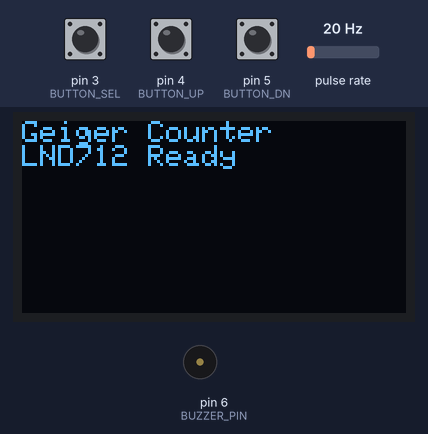
This sketch was run on a simulated Arduino Uno, built with avr-gcc and run on an emulated ATmega328P. Shown: 128×64 one-colour display, buzzer (waves = sounding). Wiring (inferred from the names in the program): pulse sensor: data pin 2. The test bench sets the inputs (shaded band); at power-on: pin 3 (BUTTON_SEL) HIGH, pulse rate 20 Hz, pin 4 (BUTTON_UP) HIGH, pin 5 (BUTTON_DN) HIGH. What the sketch prints to the serial monitor is not drawn.

Above: at 4.2 s.
4.3 s: pin 3 (BUTTON_SEL) pulled LOW for 0.15 s
At 13.9 s:
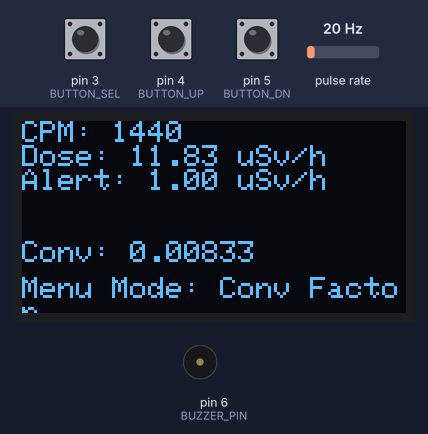
24.6 s: pin 3 (BUTTON_SEL) pulled LOW for 0.15 s
At 34.2 s:
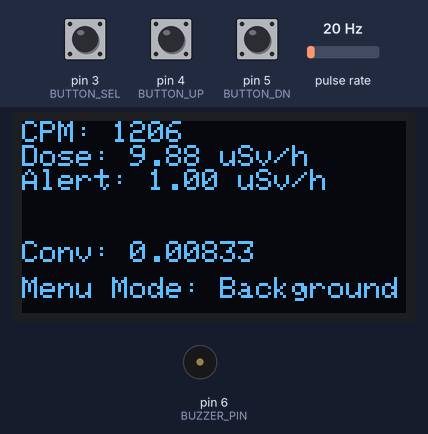
34.7 s: pulse rate (sensor on pin 2) set to 4 Hz
At 44.5 s:
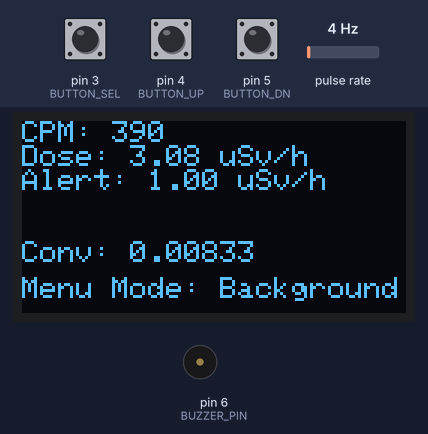
54.7 s: pin 3 (BUTTON_SEL) pulled LOW for 3.2 s
At 64.0 s:
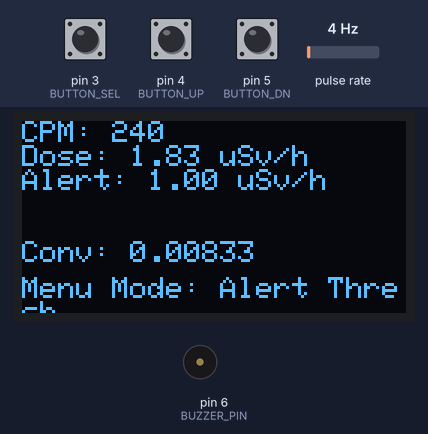
64.8 s: pin 4 (BUTTON_UP) pulled LOW for 0.15 s
At 74.4 s:
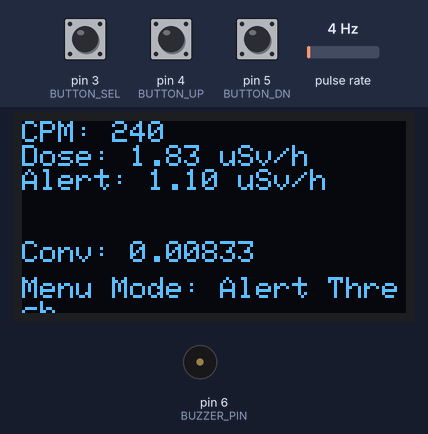
74.8 s: pin 3 (BUTTON_SEL) pulled LOW for 0.15 s
At 84.6 s:
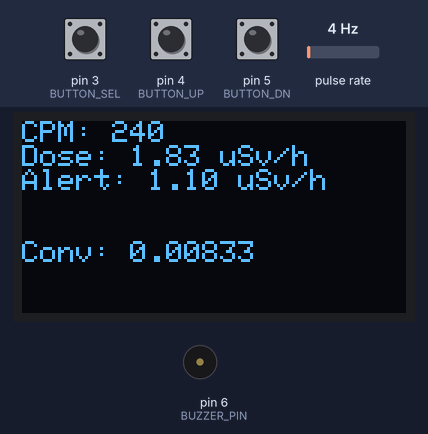
Timing chart, 0 to 86.1 s (numbered marks = the images above; inputs shaded):
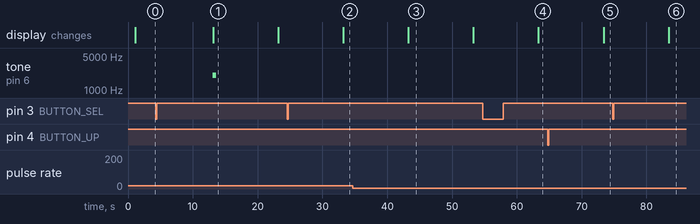

The sketch:

geiger_counter_manual.ino
```cpp
/*
 * ไกเกอร์เคาน์เตอร์ด้วย Arduino Pro Mini + LND712
 *
 * ถอดความจาก "คู่มือสร้างไกเกอร์เคาน์เตอร์ด้วย Arduino Pro Mini และ LND712"
 * ที่อาจารย์มอบให้ (PDF สแกน 15 หน้า, ส่วนโค้ดอยู่หน้า 4-12)
 *
 * *** ไฟล์นี้ไม่ใช่ firmware ของเครื่อง Telepole ***
 * ของเราอยู่ที่ firmware/telepole_gm/ ซึ่งไม่มีจอและไม่มีปุ่ม
 * ไฟล์นี้ทำไว้เพื่อให้รันตามคู่มือได้ตรง ๆ
 *
 * ฟีเจอร์ตามคู่มือ:
 *   - นับพัลส์จากหลอด LND712 (ขา D2, interrupt)
 *   - แสดง CPM และ uSv/h บนจอ OLED I2C
 *   - ปุ่มปรับค่า Conversion Factor, Background และ Alert Threshold
 *   - ส่งข้อมูลทาง Bluetooth ไปยังสมาร์ทโฟน
 *   - เสียงเตือนเมื่อรังสีเกินค่า Alert Threshold
 *
 * ไลบรารีที่ต้องติดตั้งใน Arduino IDE ก่อนคอมไพล์:
 *   - Adafruit SSD1306
 *   - Adafruit GFX Library
 *   (SoftwareSerial มีมากับ IDE อยู่แล้ว)
 *
 * บอร์ด: Arduino Pro Mini 5V 16MHz (หรือ Uno ก็ได้ ขาเหมือนกันทุกขา)
 *
 * -------------------------------------------------------------------------
 * หมายเหตุสำคัญ อ่านก่อนใช้ — ดูรายละเอียดท้ายไฟล์
 *   [1] snprintf กับ %f ใช้ไม่ได้บน Arduino AVR โดยค่าเริ่มต้น
 *   [2] setup() ในคู่มือไม่ได้ตั้งสีตัวอักษรก่อนพิมพ์ข้อความเปิดเครื่อง
 *   [3] ปุ่มทั้งสามใช้ตัวจับเวลา debounce ร่วมกันตัวเดียว
 * -------------------------------------------------------------------------
 */

// ---------- [ทดสอบ RAM] สวิตช์เปิด/ปิด Bluetooth ----------
// 0 = ตัด SoftwareSerial ออก ประหยัดแรมประมาณ 117 ไบต์
// 1 = เปิดใช้ Bluetooth ตามปกติ (ทำได้เมื่อย้ายไปใช้ U8g2 page buffer แล้ว)
#define ENABLE_BLUETOOTH 0

#include <Wire.h>
#include <Adafruit_SSD1306.h>
#include <Adafruit_GFX.h>
#if ENABLE_BLUETOOTH
#include <SoftwareSerial.h>
#endif

// ---------- ตั้งค่าหน้าจอ OLED ----------
#define SCREEN_WIDTH 128
#define SCREEN_HEIGHT 64
#define OLED_ADDR 0x3C   // I2C address ของจอ SSD1306
Adafruit_SSD1306 display(SCREEN_WIDTH, SCREEN_HEIGHT, &Wire, -1);


// ---------- กำหนดขาต่ออุปกรณ์ ----------
#define GEIGER_PIN 2    // ขาสัญญาณ Pulse จากโมดูล HV (interrupt 0)
#define BUTTON_SEL 3    // ปุ่ม Select (Enter / OK)
#define BUTTON_UP  4    // ปุ่ม เพิ่มค่า
#define BUTTON_DN  5    // ปุ่ม ลดค่า
#define BUZZER_PIN 6    // ขาควบคุมเสียงเตือน
#define BT_RX 7         // ขา RX ของ Arduino (ต่อกับ TX ของ HC-05)
#define BT_TX 8         // ขา TX ของ Arduino (ต่อกับ RX ของ HC-05)

#if ENABLE_BLUETOOTH
SoftwareSerial bluetooth(BT_RX, BT_TX);   // RX, TX
#endif

// ---------- ค่าคงที่หลัก ----------
const unsigned long SAMPLE_TIME = 10000;              // เก็บตัวอย่างทุก 10 วินาที (ms)
const float MULTIPLIER = 60000.0 / SAMPLE_TIME;       // เปลี่ยน CPS เป็น CPM
const float DEFAULT_CONV_FACTOR = 0.00833;            // Conversion factor สำหรับ LND712
const float DEFAULT_BACKGROUND = 20.0;                // ค่ารังสีพื้นหลังเริ่มต้น (CPM)
const float DEFAULT_ALERT_THRESHOLD = 1.0;            // ค่าเตือนเริ่มต้น (uSv/h)

// ---------- ตัวแปรส่วนกลาง ----------
volatile unsigned long pulseCount = 0;   // จำนวนพัลส์ที่ตรวจจับได้
unsigned long lastSampleTime = 0;
float cpm = 0.0;
float doseRate = 0.0;

// ตัวแปรสำหรับการตั้งค่า
float convFactor = DEFAULT_CONV_FACTOR;
float background = DEFAULT_BACKGROUND;
float alertThreshold = DEFAULT_ALERT_THRESHOLD;

// สถานะปุ่มและเมนู
int menuMode = 0;   // 0 = หน้าหลัก, 1 = แก้ไข Conversion Factor,
                    // 2 = แก้ไข Background, 3 = แก้ไข Alert Threshold
bool buttonPressed = false;
unsigned long lastButtonTime = 0;
const unsigned long debounceDelay = 200;   // กันการกระเด้งของปุ่ม (ms)

// ตัวแปรสำหรับการเตือน
bool alertActive = false;
unsigned long lastAlertTime = 0;
const unsigned long alertDuration = 500;   // เสียงดัง 0.5 วินาที

// -------------------------------------------------------------
// [ทดสอบ RAM] คืนค่าจำนวนไบต์ว่างระหว่าง heap กับ stack ณ ขณะนั้น
// ใช้ดูว่าเหลือพอให้ display.begin() ขอ framebuffer 1024 ไบต์หรือไม่
// -------------------------------------------------------------
int freeRam() {
  extern int __heap_start, *__brkval;
  int v;
  return (int) &v - (__brkval == 0 ? (int) &__heap_start : (int) __brkval);
}

// -------------------------------------------------------------
// ฟังก์ชัน Interrupt: ทำงานทุกครั้งที่เกิดพัลส์จากหลอดไกเกอร์
// -------------------------------------------------------------
void countPulse() {
  pulseCount++;
}

// -------------------------------------------------------------
// อ่านสถานะปุ่ม (พร้อม debounce)
// -------------------------------------------------------------
int readButton(int pin) {
  if (digitalRead(pin) == LOW) {   // สมมติปุ่มต่อแบบ Active Low (กด = LOW)
    if ((millis() - lastButtonTime) > debounceDelay) {
      lastButtonTime = millis();
      return 1;
    }
  }
  return 0;
}

// -------------------------------------------------------------
// แสดงข้อความแจ้งเตือนเมื่อรังสีเกินค่า Alert Threshold
// -------------------------------------------------------------
void triggerAlert() {
  if (!alertActive) {
    alertActive = true;
    lastAlertTime = millis();
    tone(BUZZER_PIN, 2000, alertDuration);   // เสียงความถี่ 2000Hz นาน 0.5 วินาที
  }
}

// -------------------------------------------------------------
// อัปเดตหน้าจอ OLED แสดงค่า CPM, uSv/h และสถานะ
// -------------------------------------------------------------
void updateDisplay() {
  display.clearDisplay();
  display.setTextSize(1);
  display.setTextColor(SSD1306_WHITE);
  display.setCursor(0, 0);

  // แสดง CPM และ Dose Rate
  display.print(F("CPM: "));
  display.println(cpm, 0);
  display.print(F("Dose: "));
  display.print(doseRate, 2);
  display.println(F(" uSv/h"));

  // แสดงค่า Alert Threshold และ Conversion Factor
  display.print(F("Alert: "));
  display.print(alertThreshold, 2);
  display.print(F(" uSv/h"));

  display.setCursor(0, 40);
  display.print(F("Conv: "));
  display.print(convFactor, 5);

  // หากกำลังอยู่ในโหมดเมนู ให้แสดงข้อความแจ้ง
  if (menuMode != 0) {
    display.setCursor(0, 52);
    display.print(F("Menu Mode: "));
    switch (menuMode) {
      case 1: display.print(F("Conv Factor")); break;
      case 2: display.print(F("Background"));  break;
      case 3: display.print(F("Alert Thresh")); break;
    }
  }

  display.display();
}

// -------------------------------------------------------------
// ส่งข้อมูลทาง Bluetooth ไปยังสมาร์ทโฟน
// รูปแบบ: cpm=123.45;uSv/h=1.03
// -------------------------------------------------------------
void sendBluetoothData() {
#if ENABLE_BLUETOOTH
  char buffer[50];
  snprintf(buffer, sizeof(buffer), "cpm=%.0f;uSv/h=%.2f\n", cpm, doseRate);
  bluetooth.print(buffer);
#endif
}

// -------------------------------------------------------------
// จัดการเมนูการตั้งค่าผ่านปุ่มกด
// -------------------------------------------------------------
void handleMenu() {
  if (readButton(BUTTON_SEL)) {
    // กดปุ่ม Select: เปลี่ยนโหมดเมนู (วนกลับ)
    menuMode = (menuMode + 1) % 4;
    delay(200);   // หน่วงเล็กน้อยเพื่อป้องกันการกดซ้ำ
  }

  // ถ้าอยู่ในโหมดเมนู (menuMode != 0) ให้ปรับค่าด้วยปุ่ม Up/Down
  if (menuMode == 1) {
    if (readButton(BUTTON_UP)) convFactor += 0.0001;
    if (readButton(BUTTON_DN) && convFactor > 0) convFactor -= 0.0001;
  }
  else if (menuMode == 2) {
    if (readButton(BUTTON_UP)) background += 1.0;
    if (readButton(BUTTON_DN) && background > 0) background -= 1.0;
  }
  else if (menuMode == 3) {
    if (readButton(BUTTON_UP)) alertThreshold += 0.1;
    if (readButton(BUTTON_DN) && alertThreshold > 0) alertThreshold -= 0.1;
  }
}

// -------------------------------------------------------------
// ฟังก์ชัน setup() ทำงานครั้งแรกเมื่อเริ่มต้น
// -------------------------------------------------------------
void setup() {
  Serial.begin(9600);       // Serial Monitor สำหรับดีบัก
#if ENABLE_BLUETOOTH
  bluetooth.begin(9600);    // เริ่มการทำงาน Bluetooth (HC-05 ปกติใช้ 9600 baud)
#endif

  // [ทดสอบ RAM] ต้องเหลืออย่างน้อย 1024 + 128 = 1152 ไบต์ จอถึงจะเริ่มได้
  Serial.print(F("Free RAM before begin: "));
  Serial.println(freeRam());

  // เริ่มต้นจอ OLED
  if(!display.begin(SSD1306_SWITCHCAPVCC, OLED_ADDR)) {
    Serial.println(F("SSD1306 allocation failed"));
    Serial.print(F("Free RAM at failure: "));
    Serial.println(freeRam());
    for (;;);   // หยุดทำงานหากจอแสดงผลไม่เริ่ม
  }
  Serial.print(F("Display OK. Free RAM after begin: "));
  Serial.println(freeRam());
  display.clearDisplay();
  display.display();
  delay(1000);

  // ตั้งค่าขา
  pinMode(GEIGER_PIN, INPUT);
  pinMode(BUTTON_SEL, INPUT_PULLUP);
  pinMode(BUTTON_UP, INPUT_PULLUP);
  pinMode(BUTTON_DN, INPUT_PULLUP);
  pinMode(BUZZER_PIN, OUTPUT);

  // เปิดใช้งาน Interrupt สำหรับขา D2 (ขา 2 = interrupt 0)
  attachInterrupt(digitalPinToInterrupt(GEIGER_PIN), countPulse, RISING);

  // แสดงข้อความเริ่มต้น
  display.clearDisplay();
  display.setTextSize(1);                  // [เพิ่มจากคู่มือ] ดูหมายเหตุ [2]
  display.setTextColor(SSD1306_WHITE);     // [เพิ่มจากคู่มือ] ดูหมายเหตุ [2]
  display.setCursor(0, 0);
  display.println(F("Geiger Counter"));
  display.println(F("LND712 Ready"));
  display.display();
  delay(2000);

  lastSampleTime = millis();
}

// -------------------------------------------------------------
// ฟังก์ชัน loop() ทำงานวนซ้ำตลอดเวลา
// -------------------------------------------------------------
void loop() {
  // จัดการเมนูและปุ่มกด
  handleMenu();

  // ทุก ๆ SAMPLE_TIME (10 วินาที) ให้คำนวณ CPM, Dose Rate และแสดงผล
  if (millis() - lastSampleTime >= SAMPLE_TIME) {
    // ปิด Interrupt ชั่วคราวขณะอ่านค่า pulseCount
    noInterrupts();
    unsigned long counts = pulseCount;
    pulseCount = 0;
    interrupts();

    // คำนวณ CPM และ Dose Rate
    cpm = counts * MULTIPLIER;
    float adjustedCPM = cpm - background;
    if (adjustedCPM < 0) adjustedCPM = 0;
    doseRate = adjustedCPM * convFactor;

    // ตรวจสอบการเตือน
    if (doseRate >= alertThreshold) {
      triggerAlert();
    } else {
      alertActive = false;
    }

    // อัปเดตหน้าจอ OLED
    updateDisplay();

    // ส่งข้อมูลทาง Bluetooth
    sendBluetoothData();

    // รีเซ็ตเวลา
    lastSampleTime = millis();
  }

  // วนลูปเล็กน้อยเพื่อให้ปุ่มทำงานได้ทันที
  delay(50);
}

/* =============================================================
 * หมายเหตุ 3 ข้อ
 * =============================================================
 *
 * [1] snprintf กับ %f บน Arduino AVR
 *
 *     Arduino core สำหรับ AVR ตัดการรองรับเลขทศนิยมออกจาก printf
 *     เพื่อประหยัดพื้นที่โปรแกรม ผลคือบรรทัดนี้ใน sendBluetoothData()
 *
 *         snprintf(buffer, sizeof(buffer), "cpm=%.0f;uSv/h=%.2f\n", cpm, doseRate);
 *
 *     มักส่งออกมาเป็น  cpm=?;uSv/h=?  แทนที่จะเป็นตัวเลข
 *
 *     ถ้าเจออาการนี้ ให้แทน sendBluetoothData() ด้วยเวอร์ชันนี้แทน
 *     ซึ่งใช้ dtostrf แปลง float เป็นข้อความก่อน (วิธีมาตรฐานของ AVR)
 *
 *         void sendBluetoothData() {
 *           char buffer[50];
 *           char bufCpm[12], bufDose[12];
 *           dtostrf(cpm, 0, 0, bufCpm);
 *           dtostrf(doseRate, 0, 2, bufDose);
 *           snprintf(buffer, sizeof(buffer), "cpm=%s;uSv/h=%s\n", bufCpm, bufDose);
 *           bluetooth.print(buffer);
 *         }
 *
 *     ยังไม่ได้เปลี่ยนให้ เพราะต้องการให้โค้ดตรงกับคู่มือ
 *
 * [2] สีตัวอักษรของหน้าจอเปิดเครื่อง
 *
 *     ในคู่มือ ส่วน setup() พิมพ์ข้อความ Geiger Counter / LND712 Ready
 *     โดยไม่ได้เรียก setTextSize() และ setTextColor() ก่อน
 *     ไลบรารี SSD1306 ตั้งสีตัวอักษรเริ่มต้นเป็นสีดำ ข้อความจึงอาจไม่ปรากฏ
 *     ไฟล์นี้จึงเพิ่มสองบรรทัดนั้นเข้าไป และทำคอมเมนต์กำกับไว้แล้ว
 *
 *     (เป็นไปได้ว่าคู่มือมีสองบรรทัดนี้อยู่ แต่อยู่ตรงรอยต่อหน้าที่สแกนไม่ติด)
 *
 * [3] ปุ่มทั้งสามใช้ตัวจับเวลา debounce ร่วมกัน
 *
 *     readButton() ใช้ตัวแปร lastButtonTime ตัวเดียวกับทุกปุ่ม
 *     กดปุ่มหนึ่งแล้วอีก 200 ms ปุ่มอื่นจะกดไม่ติด
 *     เห็นชัดตอนกด Select เข้าโหมดแล้วรีบกด Up ซึ่งจะไม่ติด
 *     เป็นพฤติกรรมตามคู่มือ ไม่ได้แก้ไว้ในไฟล์นี้
 *
 * =============================================================
 * ส่วนที่ถอดความจากไฟล์สแกน โปรดตรวจทานกับคู่มือตัวจริงอีกครั้ง
 * โดยเฉพาะค่าตำแหน่งเคอร์เซอร์ใน updateDisplay() ซึ่งอ่านจากภาพ
 * ============================================================= */
```

Measured:
- after the input at 4.3 s, the display: changes after 8.8 s (image 1)
- after the input at 24.6 s, the display: changes after 8.6 s (image 2)
- after the input at 34.7 s, the display: changes after 8.6 s (image 3)
- after the input at 54.7 s, the display: changes after 8.6 s (image 4)
- after the input at 64.8 s, the display: changes after 8.6 s (image 5)
- after the input at 74.8 s, the display: changes after 8.6 s (image 6)
- what the display in image 1 shows lasts 10.1 s, from 13.1 s to 23.2 s
